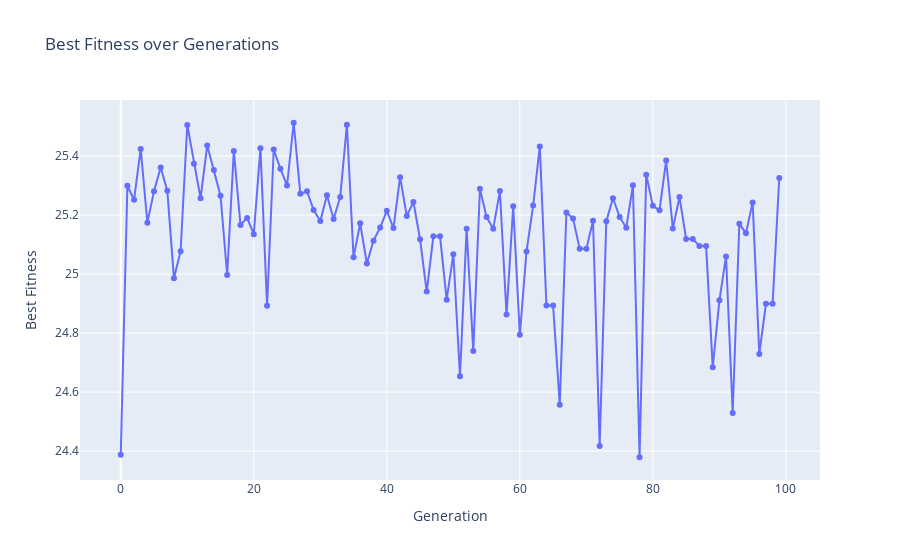

Source (notebook cell):
### Code cell
fig = go.Figure()
fig.add_trace(go.Scatter(x=list(range(ga.max_iter)), y=ga.generation_best_Y, mode='lines+markers', name='Best Fitness'))
fig.update_layout(
    title='Best Fitness over Generations',
    xaxis_title='Generation',
    yaxis_title='Best Fitness'    
)
fig.show()

### Figure 1 — Plotly figure (JSON) as saved in the notebook; plotly's stock layout.template omitted (floating-point values rounded to 4 significant figures)
{"data": [{"mode": "lines+markers", "name": "Best Fitness", "type": "scatter", "x": [0, 1, 2, 3, 4, 5, 6, 7, 8, 9, 10, 11, 12, 13, 14, 15, 16, 17, 18, 19, 20, 21, 22, 23, 24, 25, 26, 27, 28, 29, 30, 31, 32, 33, 34, 35, 36, 37, 38, 39, 40, 41, 42, 43, 44, 45, 46, 47, 48, 49, 50, 51, 52, 53, 54, 55, 56, 57, 58, 59, 60, 61, 62, 63, 64, 65, 66, 67, 68, 69, 70, 71, 72, 73, 74, 75, 76, 77, 78, 79, 80, 81, 82, 83, 84, 85, 86, 87, 88, 89, 90, 91, 92, 93, 94, 95, 96, 97, 98, 99], "y": [24.39, 25.3, 25.25, 25.42, 25.17, 25.28, 25.36, 25.28, 24.99, 25.08, 25.51, 25.37, 25.26, 25.44, 25.35, 25.27, 25.0, 25.42, 25.17, 25.19, 25.14, 25.43, 24.89, 25.42, 25.36, 25.3, 25.51, 25.27, 25.28, 25.22, 25.18, 25.27, 25.19, 25.26, 25.51, 25.06, 25.17, 25.04, 25.11, 25.16, 25.21, 25.16, 25.33, 25.2, 25.24, 25.12, 24.94, 25.13, 25.13, 24.91, 25.07, 24.65, 25.15, 24.74, 25.29, 25.19, 25.15, 25.28, 24.86, 25.23, 24.79, 25.08, 25.23, 25.43, 24.89, 24.89, 24.56, 25.21, 25.19, 25.09, 25.09, 25.18, 24.42, 25.18, 25.26, 25.19, 25.16, 25.3, 24.38, 25.34, 25.23, 25.22, 25.39, 25.15, 25.26, 25.12, 25.12, 25.1, 25.1, 24.68, 24.91, 25.06, 24.53, 25.17, 25.14, 25.24, 24.73, 24.9, 24.9, 25.33]}], "layout": {"title": {"text": "Best Fitness over Generations"}, "xaxis": {"title": {"text": "Generation"}}, "yaxis": {"title": {"text": "Best Fitness"}}}}
